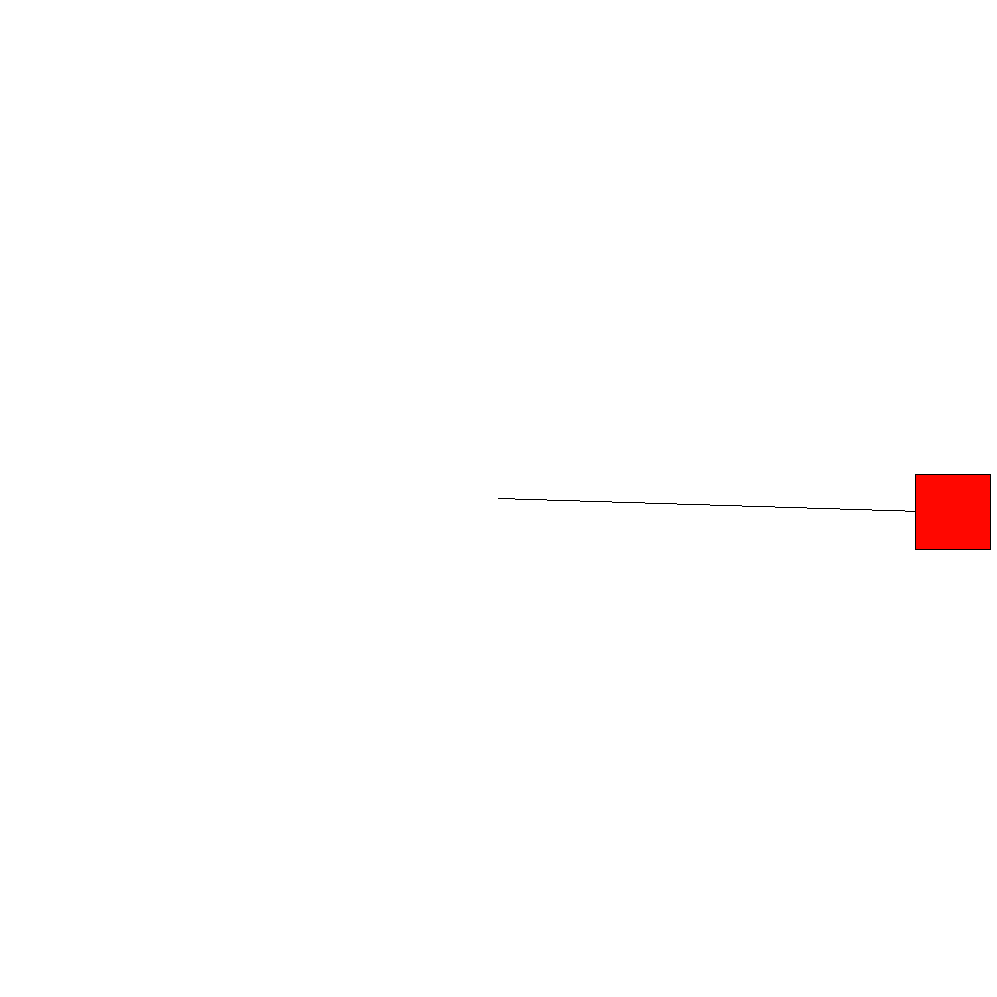
Frame 1 (no input)
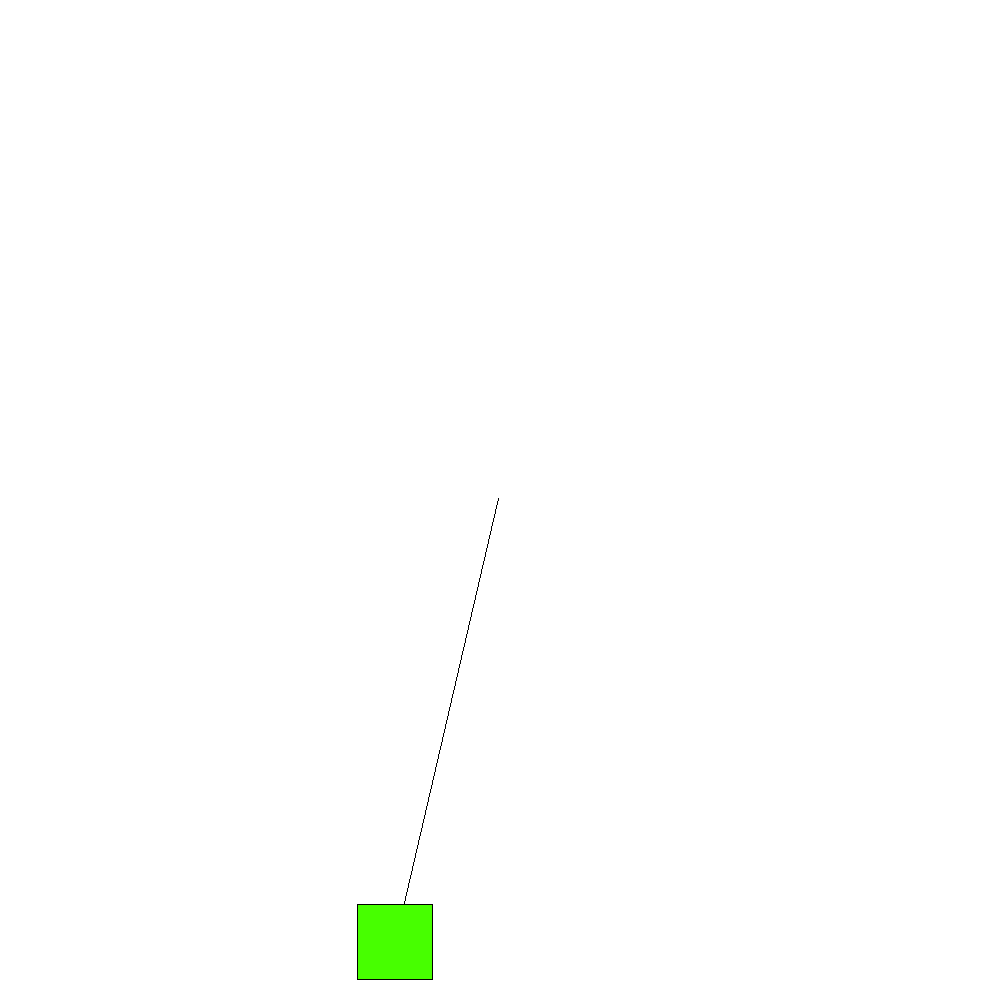
Frame 60 (the mouse pressed at the canvas centre just before this capture)
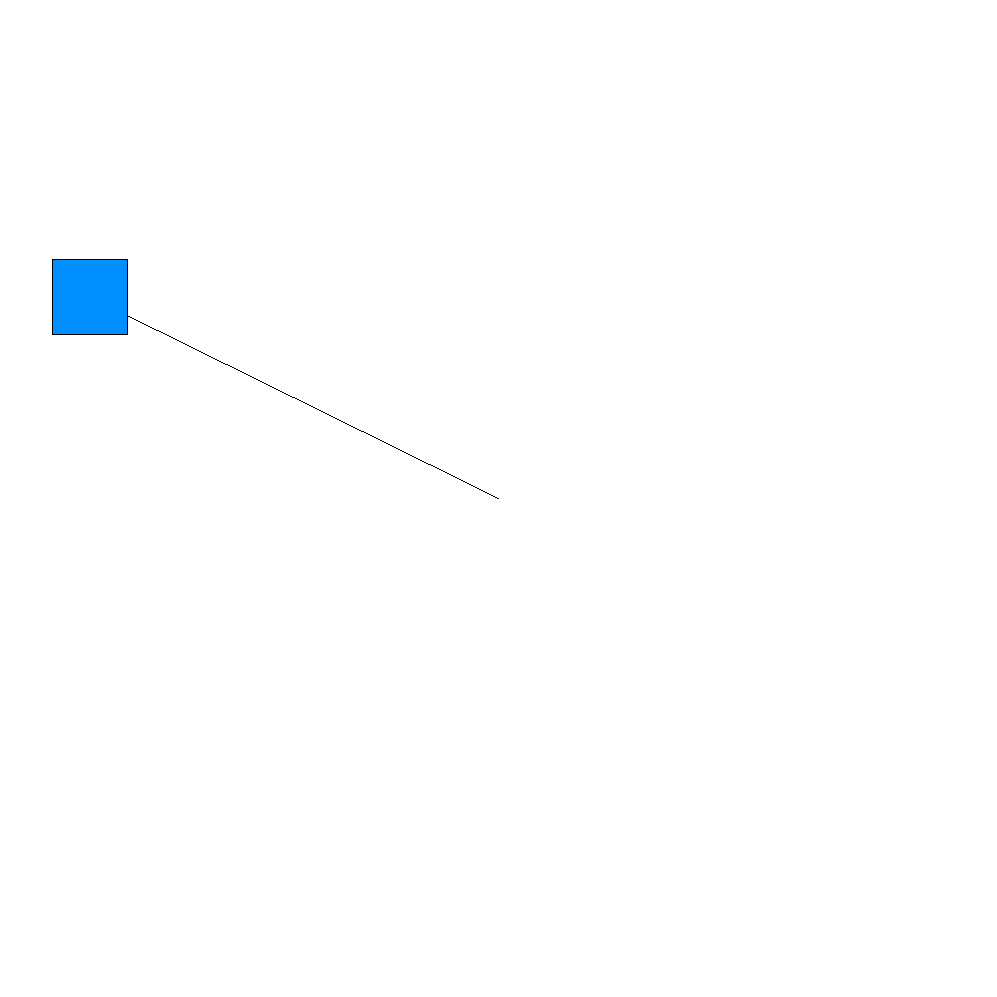
Frame 120 (the mouse held since frame 60 and released just before this capture)

The Processing sketch that drew these frames (run headless with seeded random() and noise(); from frame 60 on, the mouse is pressed at the canvas centre):

// Processing sketch: exam_241003a
// ── exam_241003a.pde
void setup(){
  size(997, 997);
  rectMode(CENTER);
  colorMode(HSB, TAU, 1, 1);
  noSmooth();
}

void draw(){
  // white background
  background(#ffffff);
  // translate to center
  translate(width/2, height/2);
  
  // calculate coordinates
  float r = width * 0.45678;
  float theta = frameCount * 0.03 % TAU;
  float x = r * cos(theta);
  float y = r * sin(theta);
  
  fill(theta, 1, 1);
  line(0, 0, x, y);
  square(x, y, 75);
  
}
